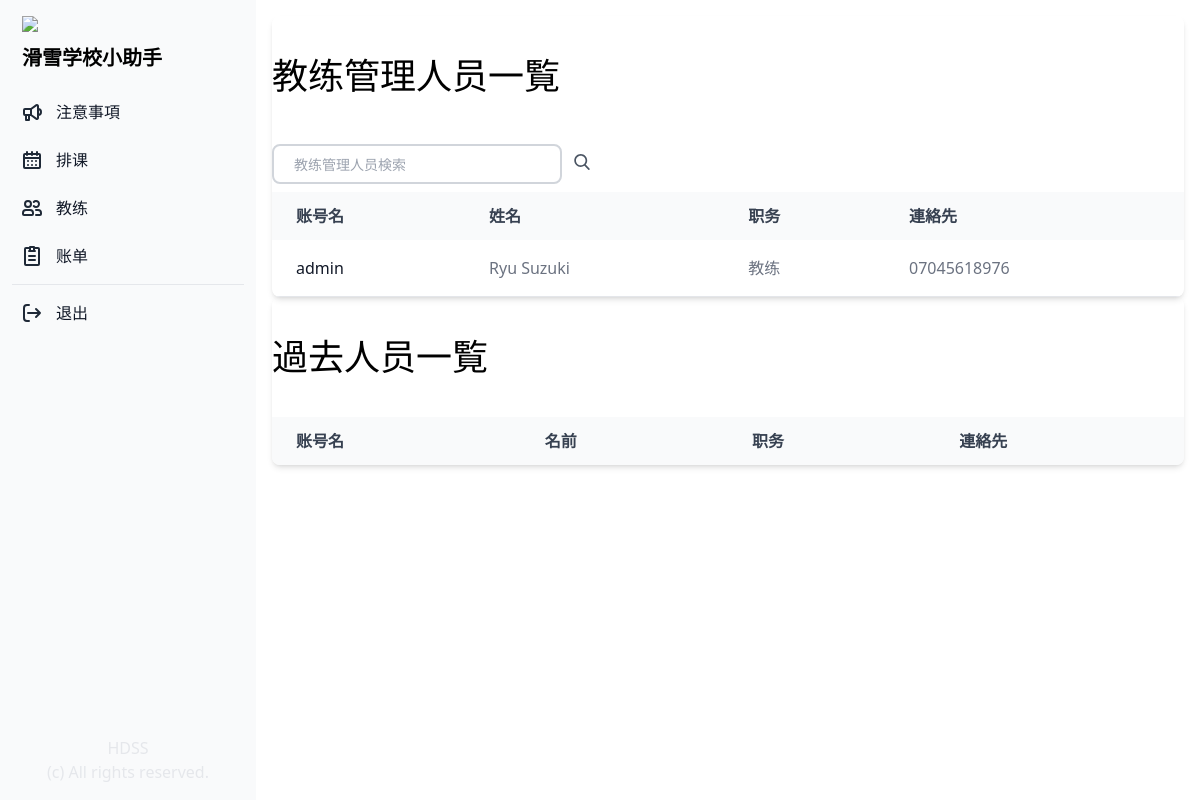
/profile_list/ (signed in), run on an earlier commit of the app's database.
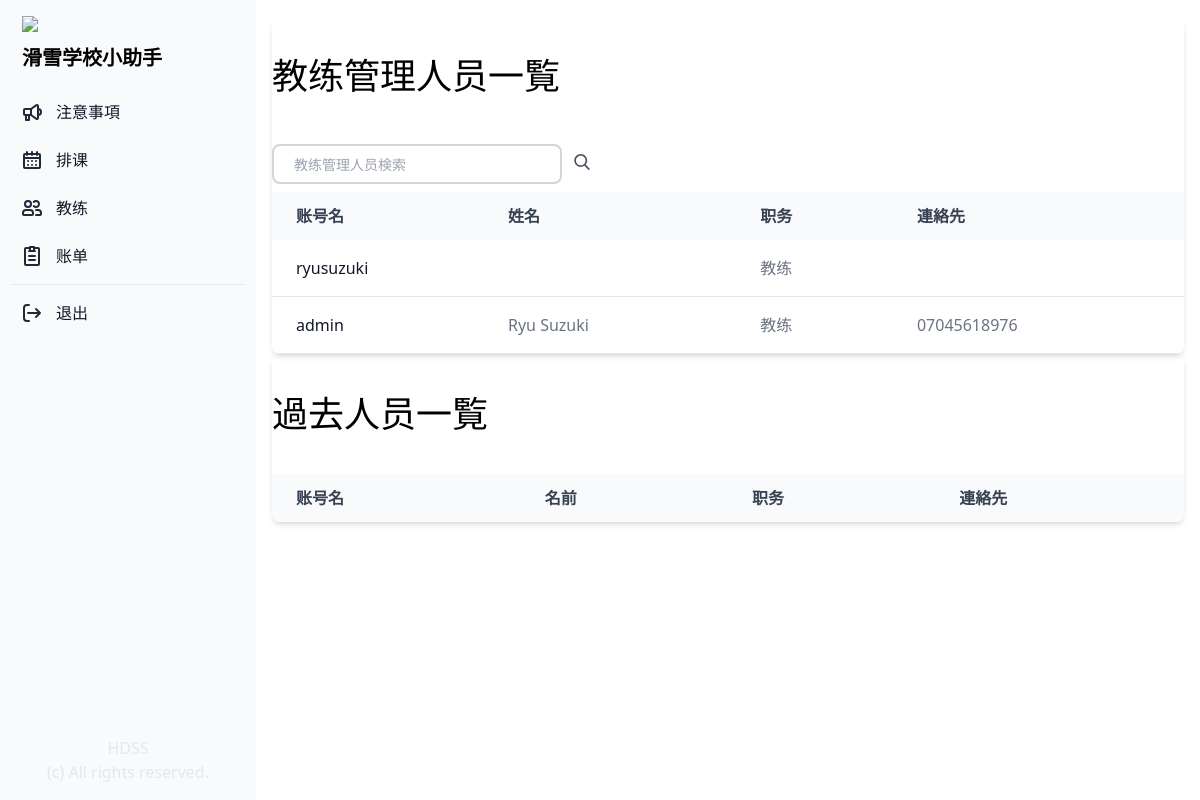
And on a later commit of the database.
### manager_app/models.py (models this page shows, shortened)
class Profile(models.Model):
    COLORS = (
        ('#808080', '灰色'),
        ('#ff6961', '赤色'),
        ('#ffb480', '橙色'),
        ('#f8f38d', '黄色'),
        ('#42d6a4', '緑色'),
        ('#08cad1', '水色'),
        ('#59adf6', '青色'),
        ('#9d94ff', '紫色'),
        ('#c780e8', '桃色'),
    )
    TYPE = (
        ('管理', '管理'),
        ('教练', '教练'),
        ('其他', '其他'),
    )
    SKI = (
        ('双板无极', '双板无极'),
        ('双板1级', '双板1级'),
        ('双板2级', '双板2级'),
        ('双板3级', '双板3级'),
        ('双板4级', '双板4级'),
    )
    SNOWBOARD = (
        ('单板无极', '单板无极'),
        ('单板1级', '单板1级'),
        ('单板2级', '单板2级'),
        ('单板3级', '单板3级'),
        ('单板4级', '单板4级'),
    )
    SKI_SYSTEM = (
        ('加拿大', '加拿大'),
        ('新西兰', '新西兰'),
        ('澳洲', '澳洲'),
        ('日本', '日本'),
        ('其他', '其他'),
        ('无', '无'),
    )
    SNOWBOARD_SYSTEM = (
        ('加拿大', '加拿大'),
        ('新西兰', '新西兰'),
        ('澳洲', '澳洲'),
        ('日本', '日本'),
        ('其他', '其他'),
        ('无', '无'),
    )
    YEAR_CHOICES = (
        ('1年', '1年'),
        ('2年', '2年'),
        ('3年', '3年'),
        ('4年', '4年'),
        ('5年以上', '5年以上'),
    )
    FARE_PECENTAGE = (
        ('20%', '20%'),
        ('21.5%', '21.5%'),
        ('23%', '23%'),
        ('24.5%', '24.5%'),
        ('26%', '26%'),
        ('30%', '30%'),
        ('31.5%', '31.5%'),
        ('33%', '33%'),
        ('34.5%', '34.5%'),
        ('36%', '36%'),
        ('40%', '40%'),
        ('41.5%', '41.5%'),
        ('43%', '43%'),
        ('44.5%', '44.5%'),
        ('46%', '46%'),
    )
    FULL_ATTENDANCE = (
        ('3%', '3%'),
        ('0%', '0%'),
    )
    CUSTOMERS_EVALUATION = (
        ('2%', '2%'),
        ('0%', '0%'),
    )
    COMPANY_EVALUATION = (
        ('5%', '5%'),
        ('0%', '0%'),
    )
    user = models.OneToOneField(User, on_delete=models.CASCADE)
    birthday = models.DateField("生年月日", blank=True, null=True)
    color = models.CharField("教练色", max_length=30, choices=COLORS)
    contract_type = models.CharField("职务", max_length=50, choices=TYPE, default='教练')
    fullname = models.CharField("姓名", max_length=20, blank=True)
    phone = models.CharField("電話", max_length=20, blank=True)
    email = models.CharField("邮箱", max_length=50, blank=True)
    wechat = models.CharField("微信", max_length=20, blank=True)
    whatsapp = models.CharField("Whatsapp", max_length=20, blank=True)
    line = models.CharField("LINE", max_length=20, blank=True)
    ski_system = models.CharField("双板体系", max_length=50, choices=SKI_SYSTEM, default='加拿大')
    snowboard_system = models.CharField("单板体系", max_length=50, choices=SNOWBOARD_SYSTEM, default='加拿大')
    ski = models.CharField("级别", max_length=50, choices=SKI, default='双板1级')
    snowboard = models.CharField("级别", max_length=50, choices=SNOWBOARD, default='单板1级')
    accommodation = models.CharField("宿舍", max_length=20, blank=True)
    years_choices = models.CharField("経験年数", choices=YEAR_CHOICES, default='1年')
    fare_percentage = models.CharField("提成比率", max_length=50, choices=FARE_PECENTAGE, default='20%')
    full_attendance = models.CharField("全勤提成", max_length=50, choices=FULL_ATTENDANCE, default='3%')
    customers_evaluation = models.CharField("客人評価", max_length=50, choices=CUSTOMERS_EVALUATION, default='2%')
    company_evaluation = models.CharField("公司評価", max_length=50, choices=COMPANY_EVALUATION, default='5%')
    note = models.CharField("備考", max_length=500, blank=True)
    is_active = models.BooleanField("現役中", default=True)
    date_created = models.DateTimeField("作成日", auto_now_add=True)
    updated_at = models.DateTimeField("更新日", auto_now=True)

### manager_app/views.py (the view)
# urls.py: path('profile_list/', views.profile_list, name="profile_list"),
@login_required(login_url='/login_user/')
def profile_list(request):
    if request.user.is_authenticated:
        profiles = Profile.objects.all().order_by('-date_created')
        contract = request.user.profile.contract_type
        if request.method == "POST":
            keyword = request.POST['keyword']
            result_list = Profile.objects.filter(fullname__contains=keyword).order_by('-date_created')
            return render(request, "profile/profile_search_list.html", {"result_list": result_list, "keyword": keyword})
        else:
            return render(request, "profile/profile_list.html", { "profiles": profiles, "contract": contract })
    else:
        return redirect('login_user')

### manager_app/templates/profile/profile_list.html (shortened to what this page needs)
{% extends "base.html" %}
{% block content %}
<div class="p-4 sm:ml-64">
    {% if contract == "下請け" %}
    {% else %}
    <div class="relative overflow-x-auto shadow-md sm:rounded-lg">
        <div class="px-auto">
            <h1 class="text-4xl py-10">教练管理人员一覧
            </h1>
            <form class="py-2 relative mx-auto text-gray-600" method="post">
                <input class="border-2 border-gray-300 bg-white h-10 px-5 pr-16 rounded-lg text-sm focus:outline-none"
                    type="search" name="keyword" placeholder="教练管理人员検索">
                <button type="submit" class="m-auto px-2">
                </button>
            </form>
        </div>
        <table class="w-full text-normal text-left rtl:text-right text-gray-500 dark:text-gray-400">
            <thead
                class="text-normal text-gray-700 uppercase bg-gray-50 whitespace-nowrap dark:bg-gray-700 dark:text-gray-400">
                <tr>
                    <th scope="col" class="px-6 py-3">
                        账号名
                    </th>
                    <th scope="col" class="px-6 py-3">
                        姓名
                    </th>
                    <th scope="col" class="px-6 py-3">
                        职务
                    </th>
                    <th scope="col" class="px-6 py-3">
                        連絡先
                    </th>
                </tr>
            </thead>
            <tbody>
                {% for profile in profiles %}
                {% if profile.is_active == True %}
                <tr class="border-b">
                    <th scope="row" class="pl-6 pr-3 py-4 font-medium whitespace-nowrap text-gray-900">
                        {{ profile.user }}
                    </th>
                    <td class="px-6 py-4 whitespace-nowrap">
                        {{ profile.fullname }}
                    </td>
                    <td class="px-6 py-4 whitespace-nowrap">
                        {{ profile.contract_type }}
                    </td>
                    <td class="px-6 py-4 whitespace-nowrap">
                        {{ profile.phone }}
                    </td>
                </tr>
                {% endif %}
                {% endfor %}
            </tbody>
        </table>
    </div>
    <div class="relative overflow-x-auto shadow-md sm:rounded-lg">
        <div class="px-auto">
            <h1 class="text-4xl py-10">過去人员一覧</h1>
        </div>
        <table class="w-full text-normal text-left rtl:text-right text-gray-500 dark:text-gray-400">
            <thead
                class="text-normal text-gray-700 uppercase bg-gray-50 whitespace-nowrap dark:bg-gray-700 dark:text-gray-400">
                <tr>
                    <th scope="col" class="px-6 py-3">
                        账号名
                    </th>
                    <th scope="col" class="px-6 py-3">
                        名前
                    </th>
                    <th scope="col" class="px-6 py-3">
                        职务
                    </th>
                    <th scope="col" class="px-6 py-3">
                        連絡先
                    </th>
                </tr>
            </thead>
        </table>
    </div>
    {% endif %}
</div>
{% endblock content %}

What changed in the data, as far as the page shows it:
added Profile: user "ryusuzuki", contract_type "教练"
